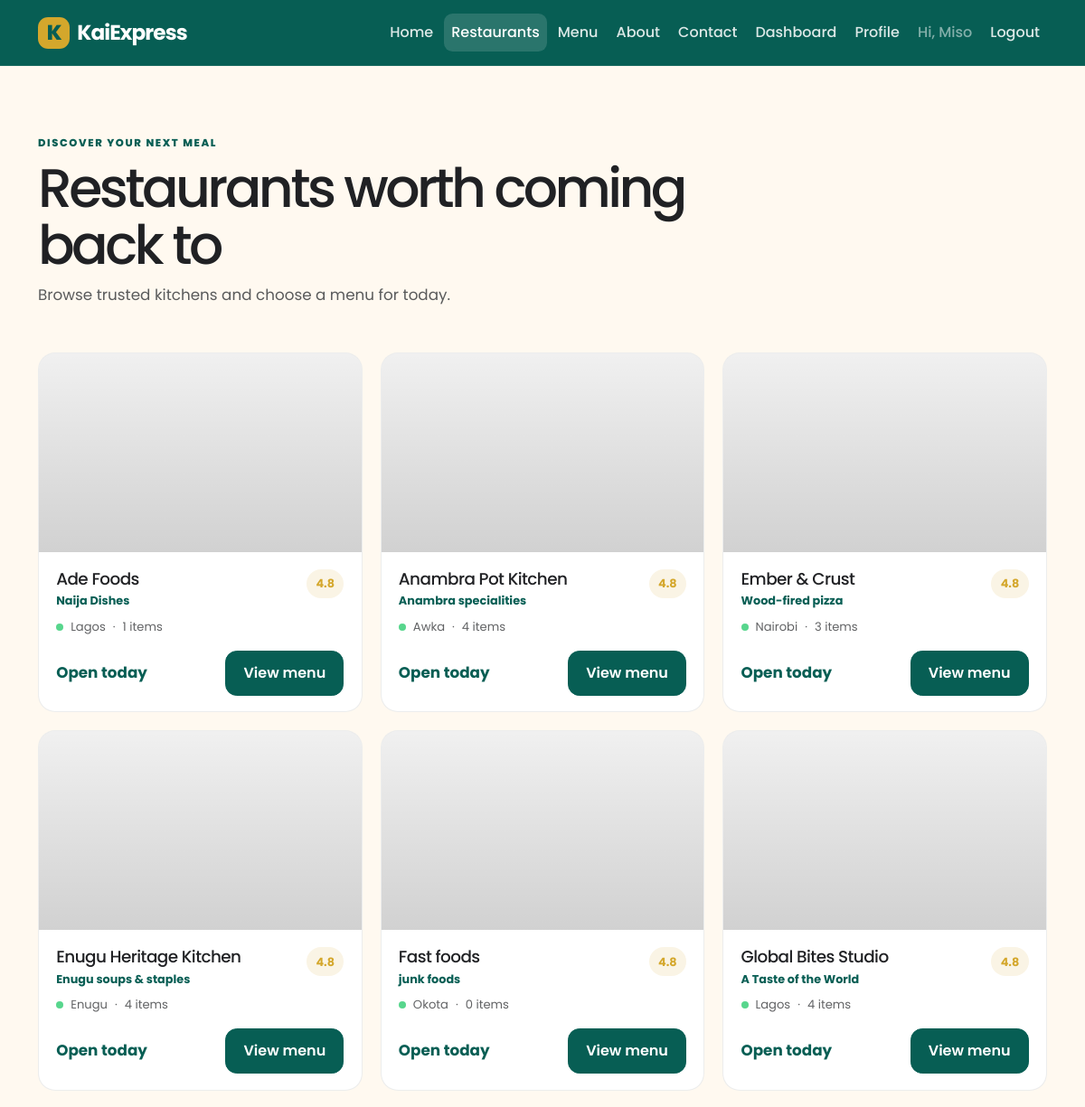
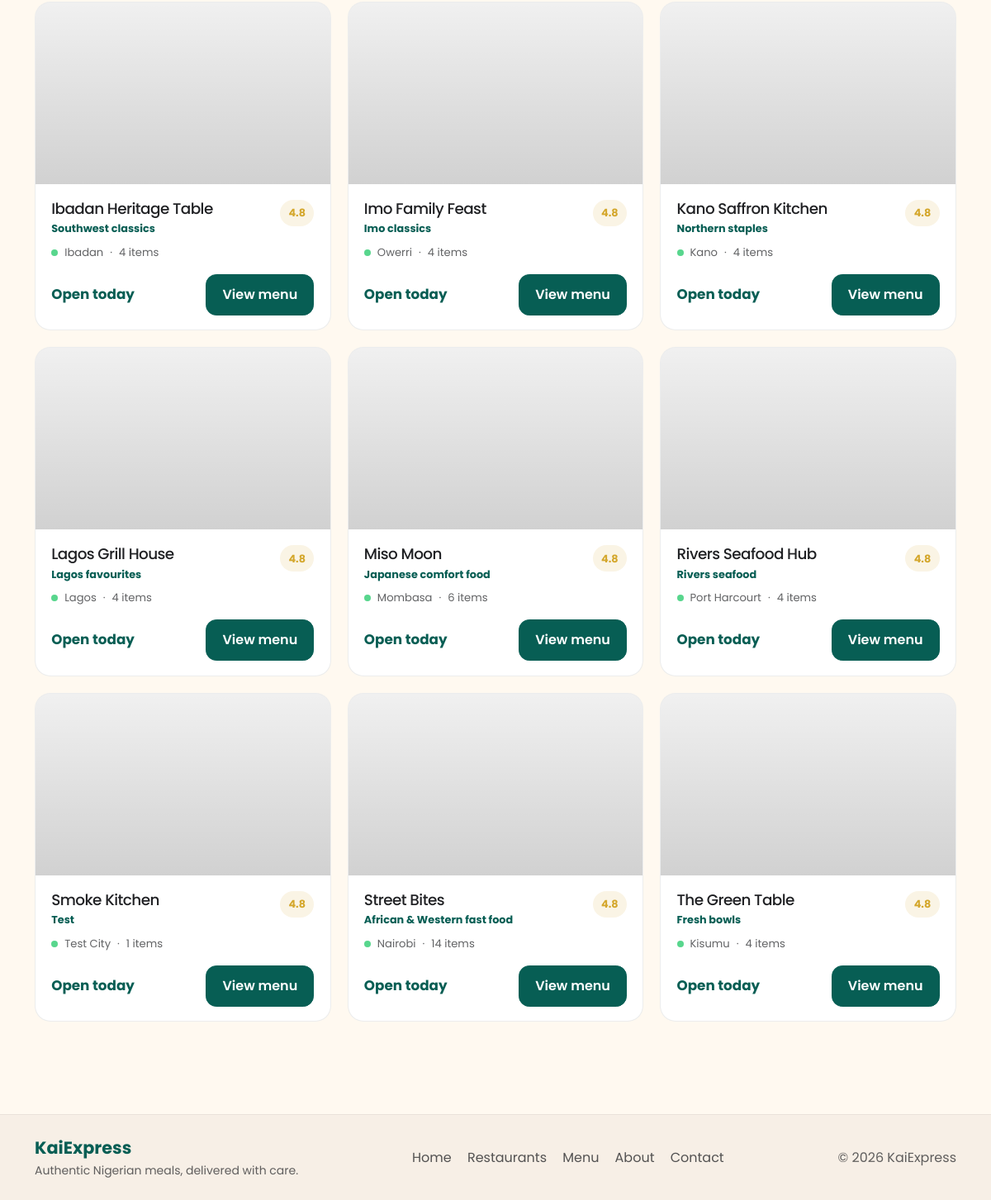
Page /restaurants (signed in) on the committed database (2 pictures, top to bottom).
### packages/models.py (models this page shows, shortened)
class User(db.Model, UserMixin):
    __tablename__ = "users"
    id = db.Column(db.Integer, primary_key=True)
    name = db.Column(db.String(100), nullable=False)
    email = db.Column(db.String(120), unique=True, nullable=False)
    password_hash = db.Column(db.String(255), nullable=False)
    is_restaurant = db.Column(db.Boolean, default=False)
    cuisine = db.Column(db.String(80))
    city = db.Column(db.String(80))
    menu_items = db.relationship(
        "MenuItem",
        backref="restaurant",
        lazy=True
    )
    customer_orders = db.relationship(
        "Order",
        foreign_keys="Order.customer_id",
        backref="customer",
        lazy=True
    )
    restaurant_orders = db.relationship(
        "Order",
        foreign_keys="Order.restaurant_id",
        backref="restaurant",
        lazy=True
    )

### packages/user_routes.py (the view)
    @app.route("/restaurants")
    @login_required
    def restaurants_page():
        restaurants = User.query.filter_by(is_restaurant=True).order_by(User.name.asc()).all()
        return render_template("user/restaurants.html", restaurants=restaurants)

### packages/templates/user/restaurants.html (shortened to what this page needs)
{% extends "base.html" %}
{% block content %}
<section class="page-heading page-heading-wide mb-5">
  <span class="eyebrow text-primary">DISCOVER YOUR NEXT MEAL</span>
  <h1 class="mt-2 mb-2">Restaurants worth coming back to</h1>
  <p class="text-body-secondary">Browse trusted kitchens and choose a menu for today.</p>
</section>
<div class="restaurant-grid">
  {% for restaurant in restaurants %}
  <article class="restaurant-card">
    <div class="restaurant-image" style="background-image: url('{{ ['https://images.unsplash.com/photo-1544025162-d76694265947?auto=format&fit=crop&w=1000&q=80', 'https://images.unsplash.com/photo-1517248135467-4c7edcad34c4?auto=format&fit=crop&w=1000&q=80', 'https://images.unsplash.com/photo-1559847844-5315695dadae?auto=format&fit=crop&w=1000&q=80'][loop.index0 % 3] }}');"></div>
    <div class="restaurant-card-content">
      <div class="card-topline">
        <div>
          <h2 class="restaurant-name">{{ restaurant.name }}</h2>
          <p class="restaurant-cuisine">{{ restaurant.cuisine }}</p>
        </div>
        <span class="rating">4.8</span>
      </div>
      <div class="card-meta"><span class="status-dot"></span><span>{{ restaurant.city }}</span><span>&middot;</span><span>{{ restaurant.menu_items|length }} items</span></div>
      <div class="card-action"><span class="price-tag">Open today</span><a href="{{ url_for('restaurant_page', restaurant_id=restaurant.id) }}" class="btn btn-dark">View menu</a></div>
    </div>
  </article>
  {% else %}
  <div class="empty-state"><h2>No restaurants yet</h2><p class="text-body-secondary mb-0">New kitchens will appear here soon.</p></div>
  {% endfor %}
</div>
{% endblock %}

### packages/templates/base.html (shortened to what this page needs)
<!doctype html>
<html lang="en">
  <head>
    <link href="https://cdn.jsdelivr.net/npm/bootstrap@5.3.3/dist/css/bootstrap.min.css" rel="stylesheet">
    <link href="{{ url_for('static', filename='app.css') }}" rel="stylesheet">
  </head>
  <body>
    <nav class="navbar navbar-expand-lg navbar-dark" aria-label="Main navigation">
      <div class="container">
        <a class="navbar-brand fw-bold d-flex align-items-center gap-2" href="{{ url_for('home') }}">
          <span class="brand-mark">K</span>
          <span>KaiExpress</span>
        </a>
        <div class="collapse navbar-collapse" id="navMenu">
          <ul class="navbar-nav ms-auto mb-2 mb-lg-0 align-items-lg-center gap-lg-1">
            <li class="nav-item"><a class="nav-link {% if request.endpoint == 'home' %}active{% endif %}" href="{{ url_for('home') }}">Home</a></li>
            <li class="nav-item"><a class="nav-link {% if request.endpoint == 'restaurants_page' %}active{% endif %}" href="{{ url_for('restaurants_page') }}">Restaurants</a></li>
            <li class="nav-item"><a class="nav-link {% if request.endpoint == 'menu_page' %}active{% endif %}" href="{{ url_for('menu_page') }}">Menu</a></li>
            <li class="nav-item"><a class="nav-link {% if request.endpoint == 'about_page' %}active{% endif %}" href="{{ url_for('about_page') }}">About</a></li>
            <li class="nav-item"><a class="nav-link {% if request.endpoint == 'contact_page' %}active{% endif %}" href="{{ url_for('contact_page') }}">Contact</a></li>
            {% if current_user.is_authenticated %}
              {% if current_user.is_restaurant %}
                <li class="nav-item"><a class="nav-link" href="{{ url_for('restaurant_dashboard') }}">Dashboard</a></li>
                <li class="nav-item"><a class="nav-link" href="{{ url_for('restaurant_profile') }}">Profile</a></li>
              {% else %}
                <li class="nav-item"><a class="nav-link" href="{{ url_for('orders') }}">My Orders</a></li>
              {% endif %}
              <li class="nav-item"><span class="nav-link text-white-50">Hi, {{ current_user.name.split(' ')[0] }}</span></li>
              <li class="nav-item"><a class="nav-link" href="{{ url_for('restaurant_logout' if current_user.is_restaurant else 'logout') }}">Logout</a></li>
            {% else %}
              <li class="nav-item ms-lg-2"><a class="btn btn-light btn-sm nav-account-button" href="{{ url_for('login') }}">Sign in</a></li>
              <li class="nav-item"><a class="nav-link" href="{{ url_for('restaurant_login') }}">For restaurants</a></li>
            {% endif %}
          </ul>
        </div>
      </div>
    </nav>
    <main id="main-content" class="container my-5">
      {% block content %}{% endblock %}
    </main>
    <footer class="site-footer" id="contact">
      <div class="container d-flex flex-wrap justify-content-between gap-3 align-items-center">
        <div>
          <div class="footer-brand">KaiExpress</div>
          <small>Authentic Nigerian meals, delivered with care.</small>
        </div>
        <div class="footer-links">
          <a href="{{ url_for('home') }}">Home</a>
          <a href="{{ url_for('restaurants_page') }}">Restaurants</a>
          <a href="{{ url_for('menu_page') }}">Menu</a>
          <a href="{{ url_for('about_page') }}">About</a>
          <a href="{{ url_for('contact_page') }}">Contact</a>
        </div>
        <div class="footer-copy">&copy; 2026 KaiExpress</div>
      </div>
    </footer>
  </body>
</html>

### packages/static/app.css (style rules this page uses)
:root { --kai-emerald: #075E54; --kai-gold: #D4A72C; --kai-cream: #FFF9F0; --kai-charcoal: #202124; --kai-white: #FFFFFF; --kai-terracotta: #C85C3B; --kai-sand: #F4EAE0; --kai-line: rgba(20, 25, 30, 0.08); --kai-shadow: rgba(15, 23, 42, 0.08); --bs-primary: var(--kai-emerald); --bs-primary-rgb: 7, 94, 84; }
html, body { min-height: 100%; }
body { display: flex; flex-direction: column; background: var(--kai-cream); color: var(--kai-charcoal); font-family: 'Poppins', sans-serif; }
main { flex: 1 0 auto; }
h1, h2, h3, h4, h5, h6 { color: var(--kai-charcoal); letter-spacing: -0.03em; }
p { margin-bottom: 0; }
.btn { border-radius: 0.8rem; font-weight: 600; padding: 0.75rem 1.2rem; }
.navbar { background: var(--kai-emerald); border-bottom: 1px solid rgba(255,255,255,0.08); padding: 0.85rem 0; }
.navbar .nav-link { border-radius: 0.6rem; color: rgba(255,255,255,0.86); font-weight: 500; padding: 0.55rem 0.75rem; }
.navbar .nav-link.active { color: white; background: rgba(255,255,255,0.14); }
.navbar-brand { letter-spacing: -0.04em; font-size: 1.45rem; }
.location-dot, .status-dot { width: .5rem; height: .5rem; display: inline-block; border-radius: 50%; background: #58d68d; }
.brand-mark { display: grid; width: 2.2rem; height: 2.2rem; place-items: center; border-radius: 0.7rem; color: var(--kai-emerald); background: var(--kai-gold); font-weight: 800; }
.eyebrow { display: inline-block; font-size: 0.72rem; font-weight: 800; letter-spacing: 0.14em; text-transform: uppercase; color: var(--kai-emerald); }
.food-grid, .restaurant-grid { display: grid; grid-template-columns: repeat(12, minmax(0, 1fr)); gap: 1.25rem; }
.restaurant-card { grid-column: span 4; overflow: hidden; background: white; border: 1px solid var(--kai-line); border-radius: 1.2rem; transition: transform .2s ease, box-shadow .2s ease; }
.restaurant-image { height: 220px; background-size: cover; background-position: center; position: relative; }
.restaurant-image::after { content: ""; position: absolute; inset: 0; background: linear-gradient(180deg, rgba(0,0,0,0.06), rgba(0,0,0,0.18)); }
.restaurant-card-content { padding: 1.2rem 1.2rem 1.1rem; }
.card-topline { display: flex; justify-content: space-between; align-items: start; gap: 0.8rem; margin-bottom: 0.6rem; }
.restaurant-name { font-size: 1.15rem; margin-bottom: 0.2rem; }
.restaurant-cuisine { color: var(--kai-emerald); font-size: 0.8rem; font-weight: 700; }
.rating { display: inline-flex; align-items: center; justify-content: center; min-width: 2.6rem; height: 2rem; border-radius: 999px; background: rgba(212, 167, 44, 0.12); color: var(--kai-gold); font-size: 0.8rem; font-weight: 700; }
.card-meta { display: flex; align-items: center; gap: 0.5rem; color: rgba(32, 33, 36, 0.7); font-size: 0.82rem; margin-bottom: 1rem; }
.card-action { display: flex; justify-content: space-between; align-items: center; gap: 1rem; margin-top: 0.5rem; }
.price-tag { font-size: 1.05rem; font-weight: 700; color: var(--kai-emerald); }
.btn-dark { background: var(--kai-emerald); border-color: var(--kai-emerald); }
.site-footer { background: #f7efe6; border-top: 1px solid rgba(20,25,30,0.06); padding: 1.5rem 0; margin-top: 4rem; }
.footer-brand { font-size: 1.3rem; font-weight: 700; color: var(--kai-emerald); }
.footer-links { display: flex; gap: 1.2rem; flex-wrap: wrap; }
.footer-links a { color: rgba(32,33,36,0.76); text-decoration: none; }
.footer-copy, .site-footer small { color: rgba(32,33,36,0.7); }
.page-heading-wide { max-width: 48rem; }
.page-heading h1, .editorial-heading h1 { font-size: clamp(2.2rem, 5vw, 4.5rem); letter-spacing: -0.06em; line-height: 1.05; }
.page-heading p, .editorial-heading p { font-size: 1.05rem; line-height: 1.8; max-width: 42rem; }

### rows in the picture
User: name "Miso", name "Miso Moon", cuisine "Japanese comfort food", city "Mombasa", menu_items|length "6"
User: name "Ade Foods", cuisine "Naija Dishes", city "Lagos", menu_items|length "1"
User: name "Anambra Pot Kitchen", cuisine "Anambra specialities", city "Awka", menu_items|length "4"
User: name "Ember & Crust", cuisine "Wood-fired pizza", city "Nairobi", menu_items|length "3"
User: name "Enugu Heritage Kitchen", cuisine "Enugu soups & staples", city "Enugu", menu_items|length "4"
User: name "Fast foods", cuisine "junk foods", city "Okota", menu_items|length "0"
User: name "Global Bites Studio", cuisine "A Taste of the World", city "Lagos", menu_items|length "4"
User: name "Ibadan Heritage Table", cuisine "Southwest classics", city "Ibadan", menu_items|length "4"
User: name "Imo Family Feast", cuisine "Imo classics", city "Owerri", menu_items|length "4"
User: name "Kano Saffron Kitchen", cuisine "Northern staples", city "Kano", menu_items|length "4"
User: name "Lagos Grill House", cuisine "Lagos favourites", city "Lagos", menu_items|length "4"
User: name "Rivers Seafood Hub", cuisine "Rivers seafood", city "Port Harcourt", menu_items|length "4"
User: name "Smoke Kitchen", cuisine "Test", city "Test City", menu_items|length "1"
User: name "Street Bites", cuisine "African & Western fast food", city "Nairobi", menu_items|length "14"
User: name "The Green Table", cuisine "Fresh bowls", city "Kisumu", menu_items|length "4"
